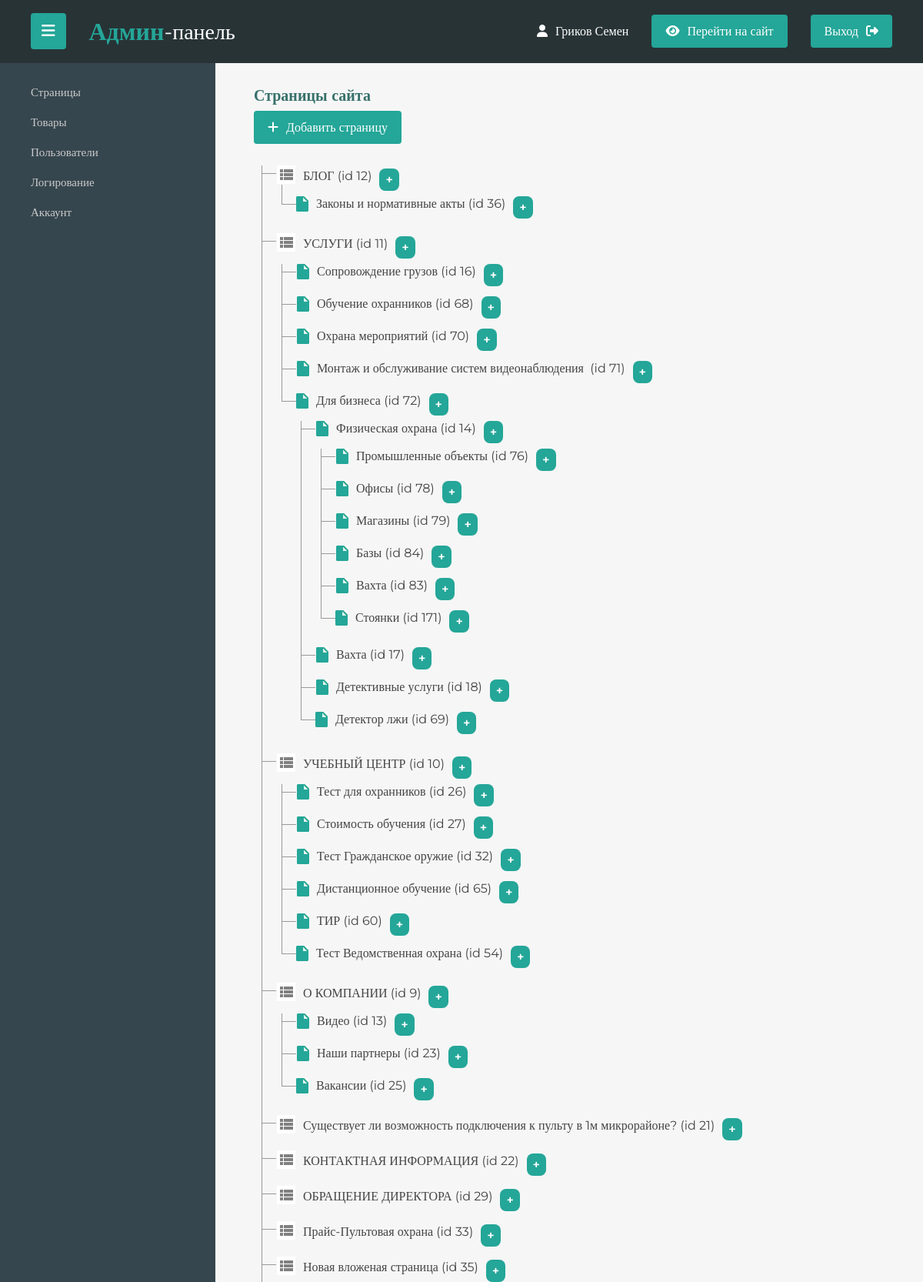
The app's page /admin/index.php?url=site/template/pages_list (signed in, upper part) with its own data.
### tables this page shows
CREATE TABLE `page` (
  `id_page` int NOT NULL,
  `name` tinytext NOT NULL,
  `part` int NOT NULL,
  `text` mediumtext NOT NULL,
  `date` date NOT NULL,
  `id_menu` int DEFAULT NULL,
  `activ` int NOT NULL DEFAULT '1',
  `seo_title` tinytext,
  `seo_description` text,
  `img` tinytext,
  `pn` int DEFAULT NULL,
  `image` longblob
);

### admin/site/template/pages_list.php (the view, shortened to what this page needs)
<?php
$stmt = $pdo->query("SELECT id_page, name, part FROM page");
$pages = $stmt->fetchAll(PDO::FETCH_ASSOC);
?>
<h1 class="title">Страницы сайта</h1>
<div style="display: flex; gap:30px;">
    <div>
        <a href="?url=site/template/add_page" class="button-a"><i class="fa-solid fa-plus icon-r"></i>Добавить страницу</a>
    </div>
</div>
<div class="pages-list-wrapper">
    <?php create_tree($pages); ?>
</div>
<?php
function create_tree($pages, $parentId = 0)
{
    echo '<ul class="ul-treefree ul-dropfree">';
    foreach ($pages as $page) {
        if ($page['part'] == $parentId) {
            echo '<li>';
            if ($page['part'] !== 0) {
                $echoImg = '<img src="img/ico/page_on.jpg">';
            } else {
                $echoImg = '<img src="img/ico/cat.jpg">';
            }
            echo $echoImg . '<span style="position: relative; top: -5px;"><a href="?url=site/template/edit_page&id=' . $page['id_page'] . '" title="Редактировать страницу">' . $page['name'] . ' (id ' . $page['id_page'] . ')</a></span>';
            echo '<a href="?url=site/template/add_page&parent_id=' . $page['id_page'] . '" class="add-child-page" title="Добавить дочернюю страницу">+</a>';
            create_tree($pages, $page['id_page']);
            echo '</li>';
        }
    }
    echo '</ul>';
}
?>

### admin/css/main.css (style rules this page uses)
body { height: 100%; font-family: "Montserrat"; box-sizing: border-box; background-color: #f6f6f6; margin: 0; padding: 0; }
html, body { height: 100%; margin: 0; padding: 0; }
.icon-r { margin-right: 10px; }
.title { font-size: 20px; margin: 0; color: #36706a; margin-bottom: 20px; }
.button-a { color: white; text-decoration: none; background-color: #24a698; padding: 12px 18px; font-weight: 500; border-radius: 4px; transition: 0.2s ease; }
.add-child-page { text-decoration: none; background-color: #24a698; color: white !important; font-weight: 600; padding: 5px 8px; border-radius: 8px; transition: 0.2s ease; }
.pages-list-wrapper { margin-top: 20px; padding: 20px 0px; }
.pages-list-wrapper ul, li { list-style-type: none; margin: 0; padding: 0; margin-bottom: 10px; }
.ul-treefree li a { color: #444444; margin-left: 10px; text-decoration: none; transition: 0.1s ease color; }
ul.ul-treefree { padding-left: 10px; }
ul.ul-treefree ul { margin: 0; padding-top: 10px; padding-left: 6px; }
ul.ul-treefree li { position: relative; list-style: none outside none; border-left: solid 1px #999; margin: 0; padding: 0 0 6px 19px; line-height: 23px; }
ul.ul-treefree li:before { content: ""; content: ""; display: block; border-bottom: solid 1px #999; position: absolute; width: 18px; height: 25px; left: 0; top: -15px; }
ul.ul-treefree li:last-child { border-left: 0 none; }
ul.ul-treefree li:last-child:before { border-left: solid 1px #999; }

### admin/site/template/pages_list.php (style rules this page uses)
.ul-treefree li a { color: #444444; margin-left: 10px; text-decoration: none; transition: 0.1s ease color; }
ul.ul-treefree { padding-left: 10px; }
ul.ul-treefree ul { margin: 0; padding-top: 10px; padding-left: 6px; }
ul.ul-treefree li { position: relative; list-style: none outside none; border-left: solid 1px #999; margin: 0; padding: 0 0 6px 19px; line-height: 23px; }
ul.ul-treefree li:before { content: ''; content: ''; display: block; border-bottom: solid 1px #999; position: absolute; width: 18px; height: 25px; left: 0; top: -15px; }
ul.ul-treefree li:last-child { border-left: 0 none; }
ul.ul-treefree li:last-child:before { border-left: solid 1px #999; }

### records on screen
page: part 0 (drawn), name "БЛОГ", id_page "12"
page: name "Законы и нормативные акты", id_page "36"
page: part 0 (drawn), name "УСЛУГИ", id_page "11"
page: name "Сопровождение грузов", id_page "16"
page: name "Обучение охранников", id_page "68"
page: name "Охрана мероприятий", id_page "70"
page: name "Монтаж и обслуживание систем видеонаблюдения", id_page "71"
page: name "Для бизнеса", id_page "72"
page: name "Физическая охрана", id_page "14"
page: name "Промышленные объекты", id_page "76"
page: name "Офисы", id_page "78"
page: name "Магазины", id_page "79"
page: name "Базы", id_page "84"
page: name "Вахта", id_page "83"
page: name "Стоянки", id_page "171"
page: name "Вахта", id_page "17"
page: name "Детективные услуги", id_page "18"
page: name "Детектор лжи", id_page "69"
page: part 0 (drawn), name "УЧЕБНЫЙ ЦЕНТР", id_page "10"
page: name "Тест для охранников", id_page "26"
page: name "Стоимость обучения", id_page "27"
page: name "Тест Гражданское оружие", id_page "32"
page: name "Дистанционное обучение", id_page "65"
page: name "ТИР", id_page "60"
page: name "Тест Ведомственная охрана", id_page "54"
page: part 0 (drawn), name "О КОМПАНИИ", id_page "9"
page: name "Видео", id_page "13"
page: name "Наши партнеры", id_page "23"
page: name "Вакансии", id_page "25"
page: part 0 (drawn), name "Существует ли возможность подключения к пульту в 1м микрорайоне?", id_page "21"
page: part 0 (drawn), name "КОНТАКТНАЯ ИНФОРМАЦИЯ", id_page "22"
page: part 0 (drawn), name "ОБРАЩЕНИЕ ДИРЕКТОРА", id_page "29"
page: part 0 (drawn), name "Прайс-Пультовая охрана", id_page "33"
page: part 0 (drawn), name "Новая вложеная страница", id_page "35"

### other values on screen
$_SESSION['username'] "Гриков Семен"
